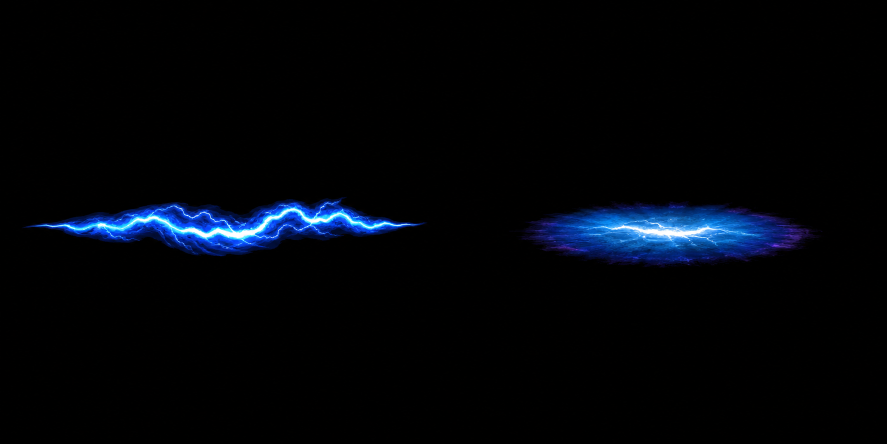
#> input picture assets/generated/vfx/storm_charge_v3/storm_charge_ground_components_source.png, 1774 x 887 px (shown at 1/2 size)
$ python normalize_sprite_sheet.py --input ../assets/generated/vfx/storm_charge_v3/storm_charge_ground_components_source.png --out out.png
#> lines starting #> are read from the running program, lines starting #| are printed output that depends on the picture; after the words box and inside, x2 and y2 are one past the last pixel; in counts of white or black regions, pixels touching at a corner belong together
#!/usr/bin/env python3
"""Normalize generated 4x6 NPC sheets into strict, bleed-free 256px cells."""

from __future__ import annotations

import argparse
from pathlib import Path

from PIL import Image


# [19 lines left out: function remove_light_checkerboard, not called in this run]


def remove_top_edge_bleed(cell: Image.Image) -> Image.Image:
    """Remove a shallow disconnected fragment inherited from the previous row."""
    alpha = cell.getchannel("A")
    pixels = alpha.load()
    width, height = cell.size
    seeds = [(x, y) for y in range(min(6, height)) for x in range(width) if pixels[x, y] > 0]
    if not seeds:
        return cell
    visited: set[tuple[int, int]] = set()
    stack = seeds
    max_y = 0
    while stack:
        point = stack.pop()
        if point in visited:
            continue
        x, y = point
        if x < 0 or y < 0 or x >= width or y >= height or pixels[x, y] == 0:
            continue
        visited.add(point)
        max_y = max(max_y, y)
        stack.extend(((x - 1, y), (x + 1, y), (x, y - 1), (x, y + 1)))
    if max_y >= round(height * 0.45):
        return cell
    cleaned = cell.copy()
    cleaned_pixels = cleaned.load()
    for x, y in visited:
        cleaned_pixels[x, y] = (0, 0, 0, 0)
    return cleaned


def remove_edge_fragments(cell: Image.Image) -> Image.Image:
    """Drop disconnected carry-over effects that hug a generated cell edge."""
    cleaned = cell.copy()
    alpha = cleaned.getchannel("A")
    source = alpha.load()
    pixels = cleaned.load()
    width, height = cleaned.size
    visited: set[tuple[int, int]] = set()
    for y in range(height):
        for x in range(width):
            if source[x, y] == 0 or (x, y) in visited:
                continue
            component: list[tuple[int, int]] = []
            stack = [(x, y)]
            while stack:
                point = stack.pop()
                if point in visited:
                    continue
                px, py = point
                if px < 0 or py < 0 or px >= width or py >= height or source[px, py] == 0:
                    continue
                visited.add(point)
                component.append(point)
                stack.extend(((px - 1, py), (px + 1, py), (px, py - 1), (px, py + 1)))
            min_x = min(point[0] for point in component)
            max_x = max(point[0] for point in component)
            min_y = min(point[1] for point in component)
            max_y = max(point[1] for point in component)
            touches_edge = min_x <= 2 or min_y <= 2 or max_x >= width - 3 or max_y >= height - 3
            narrow_edge_piece = (max_x - min_x + 1) < width * 0.38 or (max_y - min_y + 1) < height * 0.30
            contains_center = min_x <= width / 2 <= max_x and min_y <= height / 2 <= max_y
            if touches_edge and narrow_edge_piece and not contains_center:
                for px, py in component:
                    pixels[px, py] = (0, 0, 0, 0)
    return cleaned


def clean_neon_key_spill(
    image: Image.Image,
    minimum_pixels: int = 80,
    slender_width: int = 10,
    slender_height: int = 80,
) -> Image.Image:
    cleaned = image.copy()
    pixels = cleaned.load()
    for y in range(cleaned.height):
        for x in range(cleaned.width):
            red, green, blue, alpha = pixels[x, y]
            if (
                alpha > 0
                # The generator's keyed matte leaves a dark 0x78 green fringe
                # after the bright core is removed; include that boundary while
                # retaining naturally muted greens in authored clothing.
                and green >= 115
                and green > red * 1.12
                and green > blue * 1.15
            ):
                pixels[x, y] = (0, 0, 0, 0)
    return remove_tiny_islands(cleaned, minimum_pixels, slender_width, slender_height)


def remove_tiny_islands(
    image: Image.Image,
    minimum_pixels: int = 80,
    slender_width: int = 10,
    slender_height: int = 80,
) -> Image.Image:
    cleaned = image.copy()
    alpha = cleaned.getchannel("A")
    source = alpha.load()
    pixels = cleaned.load()
    visited: set[tuple[int, int]] = set()
    for y in range(cleaned.height):
        for x in range(cleaned.width):
            if source[x, y] == 0 or (x, y) in visited:
                continue
            component: list[tuple[int, int]] = []
            stack = [(x, y)]
            while stack:
                point = stack.pop()
                if point in visited:
                    continue
                px, py = point
                if px < 0 or py < 0 or px >= cleaned.width or py >= cleaned.height or source[px, py] == 0:
                    continue
                visited.add(point)
                component.append(point)
                stack.extend(((px - 1, py), (px + 1, py), (px, py - 1), (px, py + 1)))
            min_x = min(point[0] for point in component)
            max_x = max(point[0] for point in component)
            min_y = min(point[1] for point in component)
            max_y = max(point[1] for point in component)
            slender_fragment = (
                (max_x - min_x + 1) < slender_width
                and (max_y - min_y + 1) < slender_height
            )
            if len(component) < minimum_pixels or slender_fragment:
                for px, py in component:
                    pixels[px, py] = (0, 0, 0, 0)
    return cleaned


def fade_cell_edges(cell: Image.Image, gutter: int, fade: int) -> Image.Image:
    """Keep generated props inside their animation cell without hard crop seams."""
    if gutter <= 0 and fade <= 0:
        return cell
    result = cell.copy()
    pixels = result.load()
    width, height = result.size
    fade_end = gutter + max(fade, 1)
    for y in range(height):
        for x in range(width):
            red, green, blue, alpha = pixels[x, y]
            if alpha == 0:
                continue
            edge_distance = min(x, y, width - 1 - x, height - 1 - y)
            if edge_distance < gutter:
                pixels[x, y] = (0, 0, 0, 0)
            elif edge_distance < fade_end:
                factor = (edge_distance - gutter) / max(fade, 1)
                pixels[x, y] = (red, green, blue, round(alpha * factor))
    return result


# [90 lines left out: functions detected_row_boundaries, move_last_row_crowns, extract_last_row_subject, not called in this run]


def normalize(
    source_path: Path,
    output_path: Path,
    columns: int,
    rows: int,
    edge_gutter: int,
    edge_fade: int,
    remove_checkerboard: bool,
    detect_row_bands: bool,
    remove_neon_key: bool,
    repair_last_row_crowns: bool,
    extract_last_row: bool,
) -> None:
#> called with columns = 4, rows = 6, edge_gutter = 0, edge_fade = 0, remove_checkerboard = False, detect_row_bands = False, remove_neon_key = False, repair_last_row_crowns = False
    source = Image.open(source_path).convert("RGBA")
    if remove_checkerboard:
        source = remove_light_checkerboard(source)
    if remove_neon_key:
        source = clean_neon_key_spill(source)
    if repair_last_row_crowns:
        source = move_last_row_crowns(source, columns, rows)
    source_cell_width = source.width / columns
#> source_cell_width = 443.5
    source_cell_height = source.height / rows
#> source_cell_height = 147.8
    row_boundaries = detected_row_boundaries(source, rows) if detect_row_bands else []
#> row_boundaries = []
    target_cell = 256
    output = Image.new("RGBA", (columns * target_cell, rows * target_cell), (0, 0, 0, 0))
#> output: PIL image 1024x1536 RGBA; every value is 0
    for row in range(rows):
        for column in range(columns):
            left = round(column * source_cell_width)
            right = round((column + 1) * source_cell_width)
            if detect_row_bands:
                top, bottom = row_boundaries[row]
            else:
                top = round(row * source_cell_height)
                bottom = round((row + 1) * source_cell_height)
            cell = (
                extract_last_row_subject(source, column, columns, rows)
                if extract_last_row and row == rows - 1
                else source.crop((left, top, right, bottom))
            )
            cell = remove_edge_fragments(cell)
            cell = fade_cell_edges(cell, edge_gutter, edge_fade)
            # Image generation occasionally lets feet/props from the previous row
            # cross the nominal boundary. Remove only shallow components touching
            # the top edge so the current frame's head and tall props stay intact.
            if row > 0:
                cell = remove_top_edge_bleed(cell)
            alpha = cell.getchannel("A")
            bounds = alpha.getbbox()
            if bounds is None:
                continue
            content = cell.crop(bounds)
            max_width = target_cell - 12
            max_height = target_cell - 12
            scale = min(max_width / content.width, max_height / content.height, 1.0)
            resized = content.resize(
                (max(1, round(content.width * scale)), max(1, round(content.height * scale))),
                Image.Resampling.NEAREST,
            )
            x = column * target_cell + (target_cell - resized.width) // 2
            y = row * target_cell + target_cell - resized.height - 6
            output.alpha_composite(resized, (x, y))
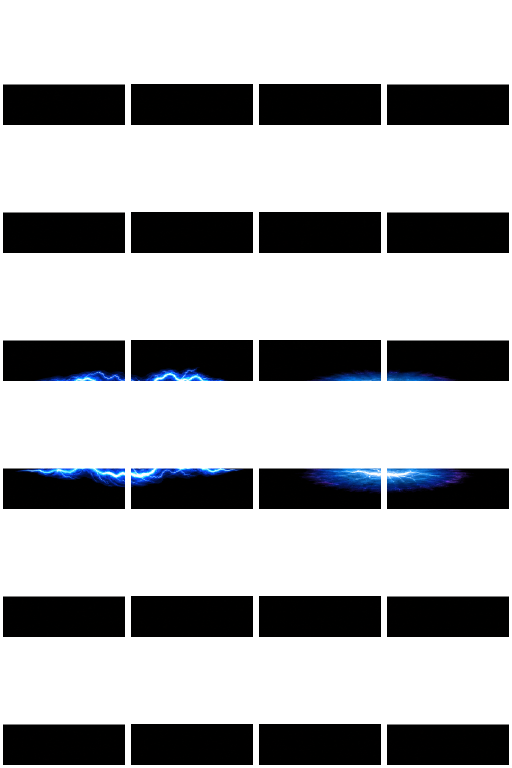
#> output: PIL image 1024x1536 RGBA (shown at 1/2 size); mean R, G, B, A 0.6, 1.5, 3, 77.3; transparent parts drawn white
    # Cropping and bottom-aligning can move an authored edge back near a target
    # cell boundary, so enforce the safe gutter once more on the final atlas.
    for row in range(rows):
        for column in range(columns):
            box = (
                column * target_cell,
                row * target_cell,
                (column + 1) * target_cell,
                (row + 1) * target_cell,
            )
            final_cell = fade_cell_edges(output.crop(box), edge_gutter, edge_fade)
            output.paste(final_cell, box)
#> this loop made 6 passes
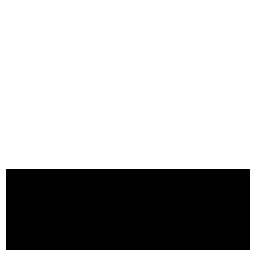
#> final_cell: PIL image 256x256 RGBA; mean R, G, B, A 0, 0, 0, 76.9; transparent parts drawn white
    clean_neon_key_spill(output).save(output_path)
#> in remove_tiny_islands, `alpha = cleaned.getchannel("A")`:
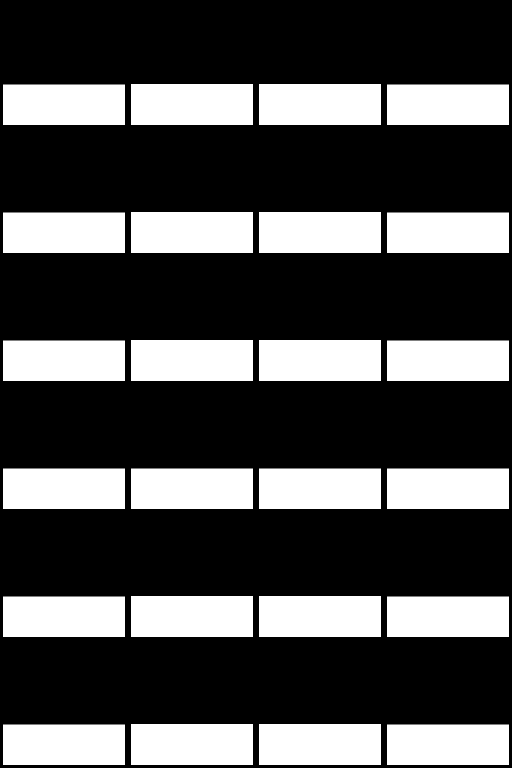
#> alpha: PIL image 1024x1536 L (shown at 1/2 size); 30.3% white; 24 white regions, largest, box (x1, y1, x2, y2) and area: (262, 168, 506, 250) 20008, (518, 168, 762, 250) 20008, (262, 424, 506, 506) 20008


def main() -> None:
    parser = argparse.ArgumentParser()
    parser.add_argument("--input", required=True, type=Path)
    parser.add_argument("--out", required=True, type=Path)
    parser.add_argument("--columns", type=int, default=4)
    parser.add_argument("--rows", type=int, default=6)
    parser.add_argument("--cleanup-only", action="store_true")
    parser.add_argument("--edge-gutter", type=int, default=0)
    parser.add_argument("--edge-fade", type=int, default=0)
    parser.add_argument("--minimum-island-pixels", type=int, default=80)
    parser.add_argument("--slender-width", type=int, default=10)
    parser.add_argument("--slender-height", type=int, default=80)
    parser.add_argument("--remove-light-checkerboard", action="store_true")
    parser.add_argument("--detect-row-bands", action="store_true")
    parser.add_argument("--remove-neon-key", action="store_true")
    parser.add_argument("--repair-last-row-crowns", action="store_true")
    parser.add_argument("--extract-last-row-subject", action="store_true")
    args = parser.parse_args()
    if args.cleanup_only:
        clean_neon_key_spill(
            Image.open(args.input).convert("RGBA"),
            args.minimum_island_pixels,
            args.slender_width,
            args.slender_height,
        ).save(args.out)
    else:
        normalize(
            args.input,
            args.out,
            args.columns,
            args.rows,
            args.edge_gutter,
            args.edge_fade,
            args.remove_light_checkerboard,
            args.detect_row_bands,
            args.remove_neon_key,
            args.repair_last_row_crowns,
            args.extract_last_row_subject,
        )


if __name__ == "__main__":
    main()
